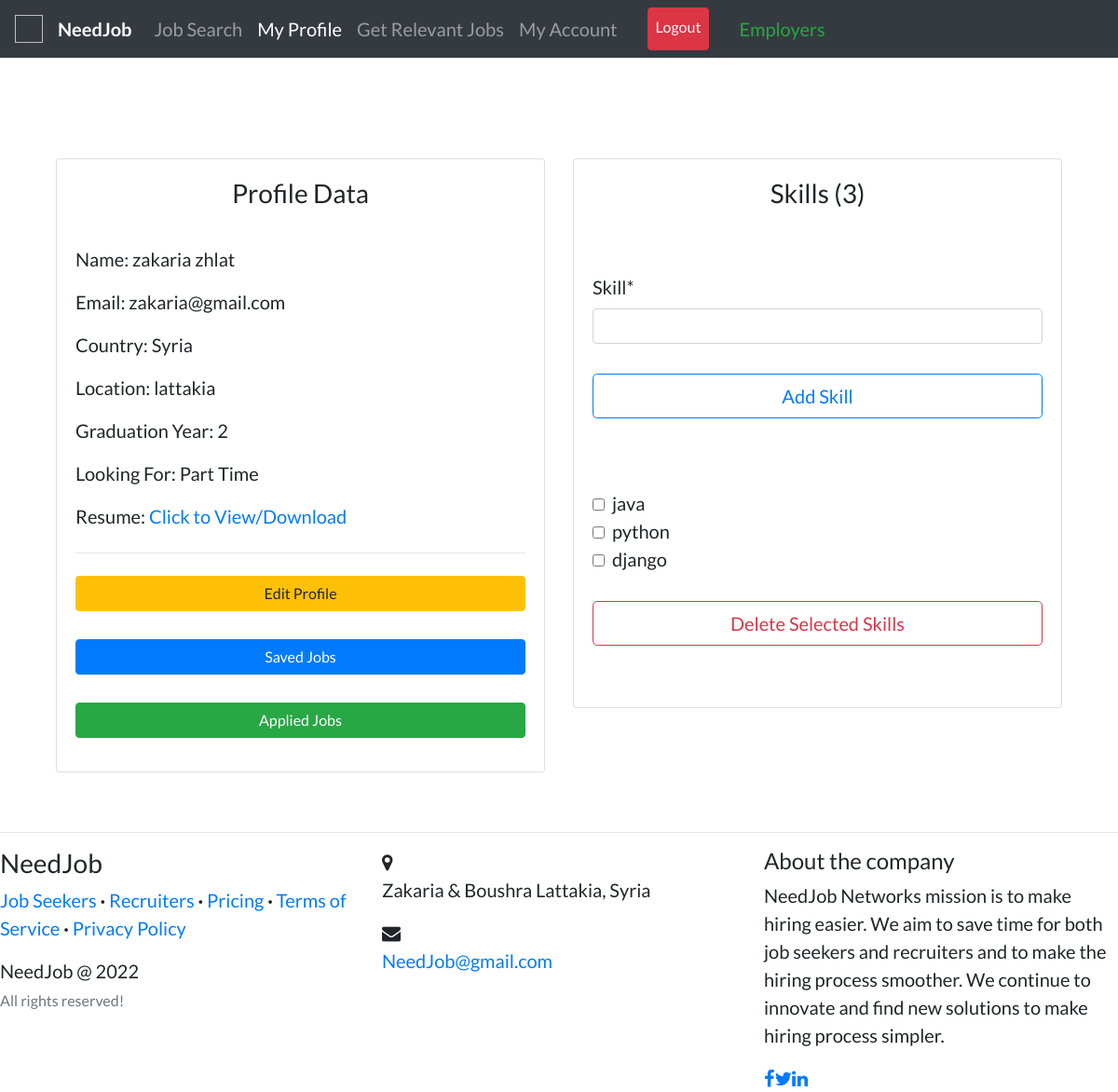
/profile/ (signed in), run on the app's committed database.
### candidates/models.py (models this page shows, shortened)
class Profile(models.Model):
    user = models.OneToOneField(
        User, on_delete=models.CASCADE, primary_key=True, related_name='profile')
    full_name = models.CharField(max_length=200, null=True, blank=True)
    country = CountryField(null=True, blank=True)
    location = models.CharField(max_length=255, null=True, blank=True)
    resume = models.FileField(upload_to='resumes', null=True, blank=True)
    grad_year = models.IntegerField(blank=True)
    looking_for = models.CharField(
        max_length=30, choices=CHOICES, default='Full Time', null=True)
    slug = AutoSlugField(populate_from='user', unique=True)

class Skill(models.Model):
    skill = models.CharField(max_length=200)
    user = models.ForeignKey(
        User, related_name='skills', on_delete=models.CASCADE)

### accounts/models.py (models this page shows, shortened)
class User(AbstractUser):
    username = None
    email=models.EmailField(
        verbose_name='email address',
        max_length=255,
        unique=True
    )
    date_of_birth = models.DateField(default='1990-01-01')
    gender=models.CharField(max_length=1,choices=GENDER_CHOICES,blank=True)
    picture=models.ImageField(
        upload_to='img/users',null=True,verbose_name=""
    )
    phone = PhoneNumberField()
    USERNAME_FIELD = 'email'
    REQUIRED_FIELDS = ['first_name', 'last_name']

### candidates/views.py (the view)
# urls.py: path('profile/', views.my_profile, name='my-profile'),
@login_required
def my_profile(request):
    you = request.user
    profile = Profile.objects.filter(user=you).first()
    user_skills = Skill.objects.filter(user=you)
    if request.method == 'POST':
        form = NewSkillForm(request.POST)
        if form.is_valid():
            data = form.save(commit=False)
            data.user = you
            data.save()
            return redirect('candidates:my-profile')
    else:
        form = NewSkillForm()
    context = {
        'u': you,
        'profile': profile,
        'skills': user_skills,
        'form': form,
        'profile_page': "active",
    }
    return render(request, 'candidates/profile.html', context)

### candidates/forms.py
class NewSkillForm(forms.ModelForm):
    class Meta:
        model = Skill
        fields = ['skill']

### templates/candidates/profile.html (shortened to what this page needs)
{% extends "accounts/layout.html" %} {% load static %} {% load crispy_forms_tags %}
{% block content %} <br /><br />
<div class="container">
  <div class="row">
    <div class="col-md-6">
      <div class="card card-signin my-5">
        <div class="card-body">
          <h3 class="text-center">Profile Data</h3>
          <br />
          <form class="form-signin">
            <div class="form-group">
              <p>Name: {{ profile.full_name }}</p>
              <p>Email: {{ u.email }}</p>
              <p>Country: {{ profile.country.name }}</p>
              <p>Location: {{ profile.location }}</p>
              <p>Graduation Year: {{ profile.grad_year }}</p>
              <p>Looking For: {{ profile.looking_for }}</p>
              {% if profile.resume %}
              <p>
                Resume:
                <a href="{{ profile.resume.url }}">Click to View/Download</a>
              </p>
              {% else %}
              <p>Resume: Not Provided</p>
              {% endif %} {% if request.user == u %}
              <hr class="my-4" />
              <a
                class="btn btn-warning btn-block"
                href="{% url 'candidates:edit-profile' %}"
                >Edit Profile</a
              ><br />
              <a class="btn btn-primary btn-block" href="{% url 'candidates:saved-jobs' %}"
                >Saved Jobs</a
              ><br />
              <a
                class="btn btn-success btn-block"
                href="{% url 'candidates:applied-jobs' %}"
                >Applied Jobs</a
              >
              {% endif %}
            </div>
          </form>
        </div>
      </div>
    </div>
    <div class="col-md-6">
      <div class="card card-signin my-5">
        <div class="card-body">
          <h3 class="text-center">Skills ({{ skills.count }})</h3>
          <br />
          {% if request.user != u %}
          <ol>
            {% for skill in skills %}
            <li>{{skill.skill}}</li>
            {% endfor %}
          </ol>
          {% else %}
          <form class="form-signin" method="POST">
            <fieldset class="form-group">
              <br />
              {{ form|crispy }}
            </fieldset>
            <div class="form-group">
              <button
                class="btn btn-lg btn-outline-primary btn-block"
                type="submit"
              >
                Add Skill</button
              ><br />
            </div>
          </form>
          <br />
          {% if skills %}
          <form
            class="form-signin"
            action="{% url 'candidates:skill-delete' %}"
            method="POST"
          >
            {% csrf_token %} {% for skill in skills %}
            <div>
              <input
                class="mr-2"
                type="checkbox"
                value="{{ skill.id }}"
                name="choices"
              />{{ skill.skill }}
            </div>
            {% endfor %}
            <br />
            <div class="form-group">
              <button
                class="btn btn-lg btn-outline-danger btn-block"
                type="submit"
                name="delete"
              >
                Delete Selected Skills</button
              ><br />
            </div>
          </form>
          {% endif %} {% endif %}
        </div>
      </div>
    </div>
  </div>
</div>
{% endblock content %}

### templates/accounts/layout.html (style rules this page uses)
body { font-family: "Lato"; font-size: 20px; }

### data on the page
Profile: full_name "zakaria zhlat", country.name "Syria", location "lattakia", grad_year "2", looking_for "Part Time"
User: email "zakaria@gmail.com"
Skill: skill "java"
Skill: skill "python"
Skill: skill "django"

### other printed values
{{ skills.count }} "3"
